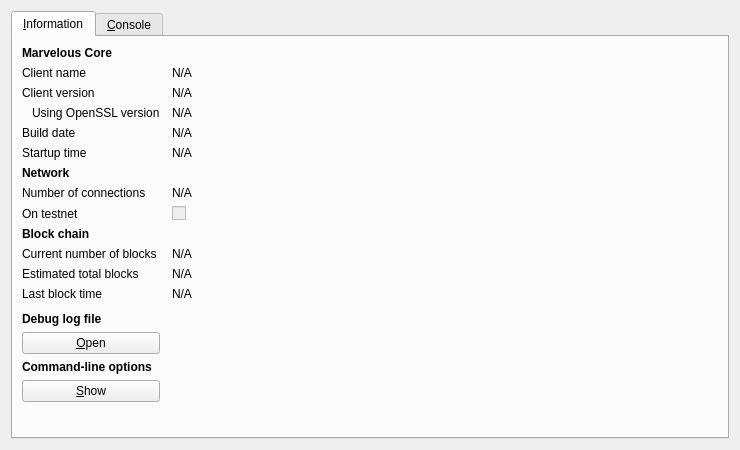
<?xml version="1.0" encoding="UTF-8"?>
<ui version="4.0">
 <class>RPCConsole</class>
 <widget class="QDialog" name="RPCConsole">
  <property name="geometry">
   <rect>
    <x>0</x>
    <y>0</y>
    <width>740</width>
    <height>450</height>
   </rect>
  </property>
  <property name="windowTitle">
   <string>Marvelous - Debug window</string>
  </property>
  <layout class="QVBoxLayout" name="verticalLayout_2">
   <item>
    <widget class="QTabWidget" name="tabWidget">
     <property name="currentIndex">
      <number>0</number>
     </property>
     <widget class="QWidget" name="tab_info">
      <attribute name="title">
       <string>&amp;Information</string>
      </attribute>
      <layout class="QGridLayout" name="gridLayout" columnstretch="0,1">
       <property name="horizontalSpacing">
        <number>12</number>
       </property>
       <item row="0" column="0">
        <widget class="QLabel" name="label_9">
         <property name="font">
          <font>
           <weight>75</weight>
           <bold>true</bold>
          </font>
         </property>
         <property name="text">
          <string>Marvelous Core</string>
         </property>
        </widget>
       </item>
       <item row="1" column="0">
        <widget class="QLabel" name="label_5">
         <property name="text">
          <string>Client name</string>
         </property>
        </widget>
       </item>
       <item row="1" column="1">
        <widget class="QLabel" name="clientName">
         <property name="cursor">
          <cursorShape>IBeamCursor</cursorShape>
         </property>
         <property name="text">
          <string>N/A</string>
         </property>
         <property name="textFormat">
          <enum>Qt::PlainText</enum>
         </property>
         <property name="textInteractionFlags">
          <set>Qt::LinksAccessibleByMouse|Qt::TextSelectableByKeyboard|Qt::TextSelectableByMouse</set>
         </property>
        </widget>
       </item>
       <item row="2" column="0">
        <widget class="QLabel" name="label_6">
         <property name="text">
          <string>Client version</string>
         </property>
        </widget>
       </item>
       <item row="2" column="1">
        <widget class="QLabel" name="clientVersion">
         <property name="cursor">
          <cursorShape>IBeamCursor</cursorShape>
         </property>
         <property name="text">
          <string>N/A</string>
         </property>
         <property name="textFormat">
          <enum>Qt::PlainText</enum>
         </property>
         <property name="textInteractionFlags">
          <set>Qt::LinksAccessibleByMouse|Qt::TextSelectableByKeyboard|Qt::TextSelectableByMouse</set>
         </property>
        </widget>
       </item>
       <item row="3" column="0">
        <widget class="QLabel" name="label_14">
         <property name="text">
          <string>Using OpenSSL version</string>
         </property>
         <property name="indent">
          <number>10</number>
         </property>
        </widget>
       </item>
       <item row="3" column="1">
        <widget class="QLabel" name="openSSLVersion">
         <property name="cursor">
          <cursorShape>IBeamCursor</cursorShape>
         </property>
         <property name="text">
          <string>N/A</string>
         </property>
         <property name="textFormat">
          <enum>Qt::PlainText</enum>
         </property>
         <property name="textInteractionFlags">
          <set>Qt::LinksAccessibleByMouse|Qt::TextSelectableByKeyboard|Qt::TextSelectableByMouse</set>
         </property>
        </widget>
       </item>
       <item row="4" column="0">
        <widget class="QLabel" name="label_12">
         <property name="text">
          <string>Build date</string>
         </property>
        </widget>
       </item>
       <item row="4" column="1">
        <widget class="QLabel" name="buildDate">
         <property name="cursor">
          <cursorShape>IBeamCursor</cursorShape>
         </property>
         <property name="text">
          <string>N/A</string>
         </property>
         <property name="textFormat">
          <enum>Qt::PlainText</enum>
         </property>
         <property name="textInteractionFlags">
          <set>Qt::LinksAccessibleByMouse|Qt::TextSelectableByKeyboard|Qt::TextSelectableByMouse</set>
         </property>
        </widget>
       </item>
       <item row="5" column="0">
        <widget class="QLabel" name="label_13">
         <property name="text">
          <string>Startup time</string>
         </property>
        </widget>
       </item>
       <item row="5" column="1">
        <widget class="QLabel" name="startupTime">
         <property name="cursor">
          <cursorShape>IBeamCursor</cursorShape>
         </property>
         <property name="text">
          <string>N/A</string>
         </property>
         <property name="textFormat">
          <enum>Qt::PlainText</enum>
         </property>
         <property name="textInteractionFlags">
          <set>Qt::LinksAccessibleByMouse|Qt::TextSelectableByKeyboard|Qt::TextSelectableByMouse</set>
         </property>
        </widget>
       </item>
       <item row="6" column="0">
        <widget class="QLabel" name="label_11">
         <property name="font">
          <font>
           <weight>75</weight>
           <bold>true</bold>
          </font>
         </property>
         <property name="text">
          <string>Network</string>
         </property>
        </widget>
       </item>
       <item row="7" column="0">
        <widget class="QLabel" name="label_7">
         <property name="text">
          <string>Number of connections</string>
         </property>
        </widget>
       </item>
       <item row="7" column="1">
        <widget class="QLabel" name="numberOfConnections">
         <property name="cursor">
          <cursorShape>IBeamCursor</cursorShape>
         </property>
         <property name="text">
          <string>N/A</string>
         </property>
         <property name="textFormat">
          <enum>Qt::PlainText</enum>
         </property>
         <property name="textInteractionFlags">
          <set>Qt::LinksAccessibleByMouse|Qt::TextSelectableByKeyboard|Qt::TextSelectableByMouse</set>
         </property>
        </widget>
       </item>
       <item row="8" column="0">
        <widget class="QLabel" name="label_8">
         <property name="text">
          <string>On testnet</string>
         </property>
        </widget>
       </item>
       <item row="8" column="1">
        <widget class="QCheckBox" name="isTestNet">
         <property name="enabled">
          <bool>false</bool>
         </property>
         <property name="text">
          <string/>
         </property>
        </widget>
       </item>
       <item row="9" column="0">
        <widget class="QLabel" name="label_10">
         <property name="font">
          <font>
           <weight>75</weight>
           <bold>true</bold>
          </font>
         </property>
         <property name="text">
          <string>Block chain</string>
         </property>
        </widget>
       </item>
       <item row="10" column="0">
        <widget class="QLabel" name="label_3">
         <property name="text">
          <string>Current number of blocks</string>
         </property>
        </widget>
       </item>
       <item row="10" column="1">
        <widget class="QLabel" name="numberOfBlocks">
         <property name="cursor">
          <cursorShape>IBeamCursor</cursorShape>
         </property>
         <property name="text">
          <string>N/A</string>
         </property>
         <property name="textFormat">
          <enum>Qt::PlainText</enum>
         </property>
         <property name="textInteractionFlags">
          <set>Qt::LinksAccessibleByMouse|Qt::TextSelectableByKeyboard|Qt::TextSelectableByMouse</set>
         </property>
        </widget>
       </item>
       <item row="11" column="0">
        <widget class="QLabel" name="label_4">
         <property name="text">
          <string>Estimated total blocks</string>
         </property>
        </widget>
       </item>
       <item row="11" column="1">
        <widget class="QLabel" name="totalBlocks">
         <property name="cursor">
          <cursorShape>IBeamCursor</cursorShape>
         </property>
         <property name="text">
          <string>N/A</string>
         </property>
         <property name="textFormat">
          <enum>Qt::PlainText</enum>
         </property>
         <property name="textInteractionFlags">
          <set>Qt::LinksAccessibleByMouse|Qt::TextSelectableByKeyboard|Qt::TextSelectableByMouse</set>
         </property>
        </widget>
       </item>
       <item row="12" column="0">
        <widget class="QLabel" name="label_2">
         <property name="text">
          <string>Last block time</string>
         </property>
        </widget>
       </item>
       <item row="12" column="1">
        <widget class="QLabel" name="lastBlockTime">
         <property name="cursor">
          <cursorShape>IBeamCursor</cursorShape>
         </property>
         <property name="text">
          <string>N/A</string>
         </property>
         <property name="textFormat">
          <enum>Qt::PlainText</enum>
         </property>
         <property name="textInteractionFlags">
          <set>Qt::LinksAccessibleByMouse|Qt::TextSelectableByKeyboard|Qt::TextSelectableByMouse</set>
         </property>
        </widget>
       </item>
       <item row="13" column="0">
        <spacer name="verticalSpacer_2">
         <property name="orientation">
          <enum>Qt::Vertical</enum>
         </property>
         <property name="sizeHint" stdset="0">
          <size>
           <width>20</width>
           <height>20</height>
          </size>
         </property>
        </spacer>
       </item>
       <item row="14" column="0">
        <widget class="QLabel" name="labelDebugLogfile">
         <property name="font">
          <font>
           <weight>75</weight>
           <bold>true</bold>
          </font>
         </property>
         <property name="text">
          <string>Debug log file</string>
         </property>
        </widget>
       </item>
       <item row="15" column="0">
        <widget class="QPushButton" name="openDebugLogfileButton">
         <property name="toolTip">
          <string>Open the Marvelous debug log file from the current data directory. This can take a few seconds for large log files.</string>
         </property>
         <property name="text">
          <string>&amp;Open</string>
         </property>
         <property name="autoDefault">
          <bool>false</bool>
         </property>
        </widget>
       </item>
       <item row="16" column="0">
        <widget class="QLabel" name="labelCLOptions">
         <property name="font">
          <font>
           <weight>75</weight>
           <bold>true</bold>
          </font>
         </property>
         <property name="text">
          <string>Command-line options</string>
         </property>
        </widget>
       </item>
       <item row="17" column="0">
        <widget class="QPushButton" name="showCLOptionsButton">
         <property name="toolTip">
          <string>Show the Marvelous-Qt help message to get a list with possible Marvelous command-line options.</string>
         </property>
         <property name="text">
          <string>&amp;Show</string>
         </property>
         <property name="autoDefault">
          <bool>false</bool>
         </property>
        </widget>
       </item>
       <item row="18" column="0">
        <spacer name="verticalSpacer">
         <property name="orientation">
          <enum>Qt::Vertical</enum>
         </property>
         <property name="sizeHint" stdset="0">
          <size>
           <width>20</width>
           <height>40</height>
          </size>
         </property>
        </spacer>
       </item>
      </layout>
     </widget>
     <widget class="QWidget" name="tab_console">
      <attribute name="title">
       <string>&amp;Console</string>
      </attribute>
      <layout class="QVBoxLayout" name="verticalLayout_3">
       <property name="spacing">
        <number>3</number>
       </property>
       <item>
        <widget class="QTextEdit" name="messagesWidget">
         <property name="minimumSize">
          <size>
           <width>0</width>
           <height>100</height>
          </size>
         </property>
         <property name="readOnly">
          <bool>true</bool>
         </property>
         <property name="tabKeyNavigation" stdset="0">
          <bool>false</bool>
         </property>
         <property name="columnCount" stdset="0">
          <number>2</number>
         </property>
        </widget>
       </item>
       <item>
        <layout class="QHBoxLayout" name="horizontalLayout">
         <property name="spacing">
          <number>3</number>
         </property>
         <item>
          <widget class="QLabel" name="label">
           <property name="text">
            <string notr="true">&gt;</string>
           </property>
          </widget>
         </item>
         <item>
          <widget class="QLineEdit" name="lineEdit"/>
         </item>
         <item>
          <widget class="QPushButton" name="clearButton">
           <property name="maximumSize">
            <size>
             <width>24</width>
             <height>24</height>
            </size>
           </property>
           <property name="toolTip">
            <string>Clear console</string>
           </property>
           <property name="text">
            <string/>
           </property>
           <property name="icon">
            <iconset resource="../bitcoin.qrc">
             <normaloff>:/icons/remove</normaloff>:/icons/remove</iconset>
           </property>
           <property name="shortcut">
            <string notr="true">Ctrl+L</string>
           </property>
           <property name="autoDefault">
            <bool>false</bool>
           </property>
          </widget>
         </item>
        </layout>
       </item>
      </layout>
     </widget>
    </widget>
   </item>
  </layout>
 </widget>
 <resources>
  <include location="../bitcoin.qrc"/>
 </resources>
 <connections/>
</ui>
